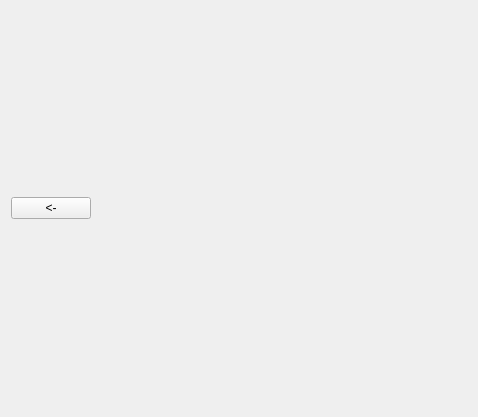
<?xml version="1.0" encoding="UTF-8"?>
<ui version="4.0">
 <class>Calendar</class>
 <widget class="QWidget" name="Calendar">
  <property name="geometry">
   <rect>
    <x>0</x>
    <y>0</y>
    <width>478</width>
    <height>417</height>
   </rect>
  </property>
  <property name="windowTitle">
   <string>Form</string>
  </property>
  <property name="autoFillBackground">
   <bool>true</bool>
  </property>
  <layout class="QVBoxLayout" name="mainLayout" stretch="100,1">
   <item>
    <layout class="QVBoxLayout" name="verticalLayout"/>
   </item>
   <item>
    <layout class="QHBoxLayout" name="horizontalLayout">
     <item>
      <widget class="QPushButton" name="exitButton">
       <property name="text">
        <string>&lt;-</string>
       </property>
      </widget>
     </item>
     <item>
      <spacer name="horizontalSpacer">
       <property name="orientation">
        <enum>Qt::Orientation::Horizontal</enum>
       </property>
       <property name="sizeHint" stdset="0">
        <size>
         <width>40</width>
         <height>20</height>
        </size>
       </property>
      </spacer>
     </item>
    </layout>
   </item>
  </layout>
 </widget>
 <resources/>
 <connections/>
</ui>
